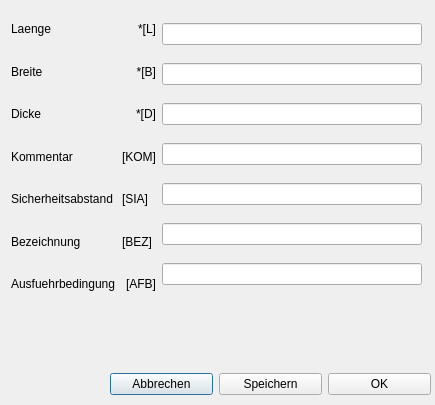
<?xml version="1.0" encoding="UTF-8"?>
<ui version="4.0">
 <class>Dialog_Programmkopf</class>
 <widget class="QDialog" name="Dialog_Programmkopf">
  <property name="geometry">
   <rect>
    <x>0</x>
    <y>0</y>
    <width>435</width>
    <height>405</height>
   </rect>
  </property>
  <property name="windowTitle">
   <string>Programmkopf</string>
  </property>
  <property name="modal">
   <bool>true</bool>
  </property>
  <widget class="QWidget" name="layoutWidget">
   <property name="geometry">
    <rect>
     <x>110</x>
     <y>370</y>
     <width>321</width>
     <height>29</height>
    </rect>
   </property>
   <layout class="QHBoxLayout" name="horizontalLayout_2">
    <item>
     <widget class="QPushButton" name="pushButton_Abbrechen">
      <property name="text">
       <string>Abbrechen</string>
      </property>
     </widget>
    </item>
    <item>
     <widget class="QPushButton" name="pushButton_save">
      <property name="text">
       <string>Speichern</string>
      </property>
     </widget>
    </item>
    <item>
     <widget class="QPushButton" name="pushButton_OK">
      <property name="text">
       <string>OK</string>
      </property>
     </widget>
    </item>
   </layout>
  </widget>
  <widget class="QWidget" name="layoutWidget">
   <property name="geometry">
    <rect>
     <x>11</x>
     <y>11</y>
     <width>411</width>
     <height>291</height>
    </rect>
   </property>
   <layout class="QHBoxLayout" name="horizontalLayout">
    <item>
     <layout class="QVBoxLayout" name="verticalLayout_2">
      <item>
       <widget class="QLabel" name="label_laenge">
        <property name="text">
         <string>Laenge</string>
        </property>
       </widget>
      </item>
      <item>
       <widget class="QLabel" name="label_breite">
        <property name="text">
         <string>Breite</string>
        </property>
       </widget>
      </item>
      <item>
       <widget class="QLabel" name="label_dicke">
        <property name="text">
         <string>Dicke</string>
        </property>
       </widget>
      </item>
      <item>
       <widget class="QLabel" name="label_kommentar1">
        <property name="text">
         <string>Kommentar</string>
        </property>
       </widget>
      </item>
      <item>
       <widget class="QLabel" name="label_sicherheitsabstand">
        <property name="text">
         <string>Sicherheitsabstand</string>
        </property>
       </widget>
      </item>
      <item>
       <widget class="QLabel" name="label_bezeichnung">
        <property name="text">
         <string>Bezeichnung</string>
        </property>
       </widget>
      </item>
      <item>
       <widget class="QLabel" name="label_Ausfuehrbedingung">
        <property name="text">
         <string>Ausfuehrbedingung</string>
        </property>
       </widget>
      </item>
     </layout>
    </item>
    <item>
     <layout class="QVBoxLayout" name="verticalLayout_4">
      <item>
       <widget class="QLabel" name="label_laenge_var">
        <property name="text">
         <string>*[L]</string>
        </property>
        <property name="alignment">
         <set>Qt::AlignRight|Qt::AlignTrailing|Qt::AlignVCenter</set>
        </property>
       </widget>
      </item>
      <item>
       <widget class="QLabel" name="label_breite_var">
        <property name="text">
         <string>*[B]</string>
        </property>
        <property name="alignment">
         <set>Qt::AlignRight|Qt::AlignTrailing|Qt::AlignVCenter</set>
        </property>
       </widget>
      </item>
      <item>
       <widget class="QLabel" name="label_dicke_var">
        <property name="text">
         <string>*[D]</string>
        </property>
        <property name="alignment">
         <set>Qt::AlignRight|Qt::AlignTrailing|Qt::AlignVCenter</set>
        </property>
       </widget>
      </item>
      <item>
       <widget class="QLabel" name="label_kommentar1_var">
        <property name="text">
         <string>[KOM]</string>
        </property>
        <property name="alignment">
         <set>Qt::AlignRight|Qt::AlignTrailing|Qt::AlignVCenter</set>
        </property>
       </widget>
      </item>
      <item>
       <widget class="QLabel" name="label__sicherheitsabstand_var">
        <property name="text">
         <string>[SIA]</string>
        </property>
       </widget>
      </item>
      <item>
       <widget class="QLabel" name="label__bezeichnung_var">
        <property name="text">
         <string>[BEZ]</string>
        </property>
       </widget>
      </item>
      <item>
       <widget class="QLabel" name="label">
        <property name="text">
         <string>[AFB]</string>
        </property>
        <property name="alignment">
         <set>Qt::AlignRight|Qt::AlignTrailing|Qt::AlignVCenter</set>
        </property>
       </widget>
      </item>
     </layout>
    </item>
    <item>
     <layout class="QVBoxLayout" name="verticalLayout">
      <item>
       <widget class="QLineEdit" name="lineEdit_laenge">
        <property name="frame">
         <bool>true</bool>
        </property>
       </widget>
      </item>
      <item>
       <widget class="QLineEdit" name="lineEdit_breite"/>
      </item>
      <item>
       <widget class="QLineEdit" name="lineEdit_dicke"/>
      </item>
      <item>
       <widget class="QLineEdit" name="lineEdit_kommentar1"/>
      </item>
      <item>
       <widget class="QLineEdit" name="lineEdit_sicherheitsabstand"/>
      </item>
      <item>
       <widget class="QLineEdit" name="lineEdit__bezeichnung"/>
      </item>
      <item>
       <widget class="QLineEdit" name="lineEdit_AFB"/>
      </item>
     </layout>
    </item>
   </layout>
  </widget>
 </widget>
 <tabstops>
  <tabstop>lineEdit_laenge</tabstop>
  <tabstop>lineEdit_breite</tabstop>
  <tabstop>lineEdit_dicke</tabstop>
  <tabstop>lineEdit_kommentar1</tabstop>
  <tabstop>lineEdit_sicherheitsabstand</tabstop>
  <tabstop>lineEdit__bezeichnung</tabstop>
  <tabstop>lineEdit_AFB</tabstop>
  <tabstop>pushButton_Abbrechen</tabstop>
  <tabstop>pushButton_save</tabstop>
  <tabstop>pushButton_OK</tabstop>
 </tabstops>
 <resources/>
 <connections/>
</ui>
